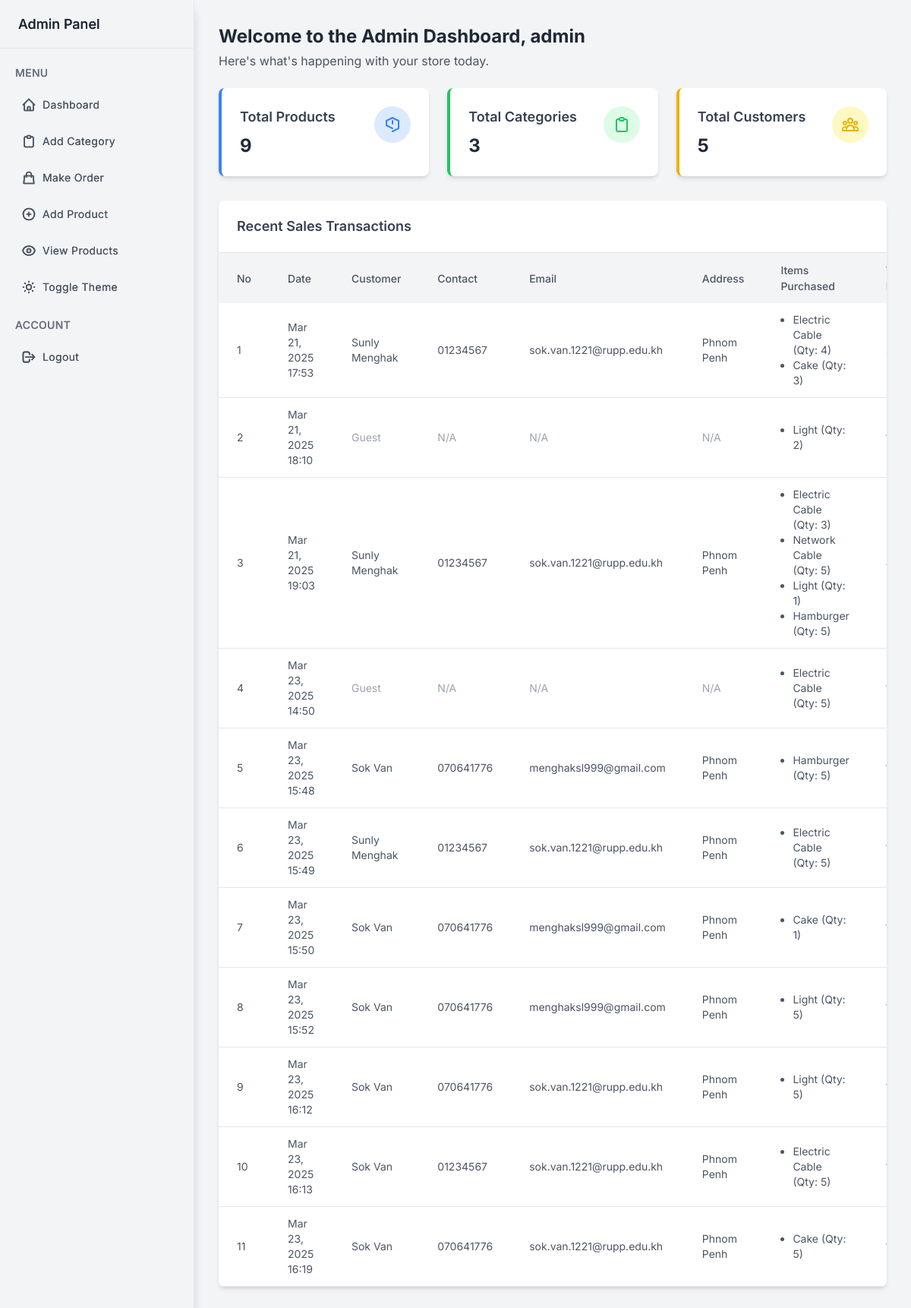
The page /src/dashboard.php (signed in) on the database its author committed.
### tables this page shows
CREATE TABLE `sales` (
  `SaleID` int(11) NOT NULL,
  `CustomerID` int(11) DEFAULT NULL,
  `UserID` int(11) DEFAULT NULL,
  `SaleDate` timestamp NOT NULL DEFAULT current_timestamp(),
  `TotalAmount` decimal(10,2) NOT NULL
);

CREATE TABLE `customers` (
  `CustomerID` int(11) NOT NULL,
  `ContactNumber` varchar(20) DEFAULT NULL,
  `Email` varchar(100) DEFAULT NULL,
  `CustomerName` varchar(255) NOT NULL,
  `CustomerAddress` text DEFAULT NULL
);

### src/dashboard.php (the view, shortened to what this page needs)
<?php
require_once __DIR__ . '/../db/connection_db.php';
$username = $_SESSION['Username'];
$sale_no = 0;
$sql_products = "SELECT COUNT(*) AS total_products FROM products";
$result_products = $conn->query($sql_products);
$total_products = $result_products->fetch_assoc()['total_products'] ?? 0;
$sql_categories = "SELECT COUNT(*) AS total_categories FROM categories";
$result_categories = $conn->query($sql_categories);
$total_categories = $result_categories->fetch_assoc()['total_categories'] ?? 0;
$sql_customers = "SELECT COUNT(*) AS total_customers FROM customers";
$result_customers = $conn->query($sql_customers);
$total_customers = $result_customers->fetch_assoc()['total_customers'] ?? 0;
$sql_recent_sales = "SELECT
    s.SaleID,
    s.SaleDate,
    s.TotalAmount,
    c.CustomerName,
    c.ContactNumber,
    c.Email,
    c.CustomerAddress,
    GROUP_CONCAT(
        CONCAT(p.ProductName, ' (Qty: ', si.Quantity, ')')
    ) AS PurchasedItems,
    COUNT(si.ProductID) AS TotalItemsPurchased
FROM
    sales s
LEFT JOIN
    customers c ON s.CustomerID = c.CustomerID
LEFT JOIN
    saleItems si ON s.SaleID = si.SaleID
LEFT JOIN
    products p ON si.ProductID = p.ProductID
GROUP BY
    s.SaleID
ORDER BY
    s.SaleDate ASC";
$result_recent_sales = $conn->query($sql_recent_sales);
$recent_sales = $result_recent_sales->fetch_all(MYSQLI_ASSOC);
?>
<!DOCTYPE html>
<html lang="en" class="h-full">
<head>
    <script src="https://cdn.tailwindcss.com"></script>
</head>
<body class="bg-gray-100 dark:bg-gray-900 min-h-screen">
<?php include 'sidebar.php';
if (file_exists('sidebar.php')) {
    include 'sidebar.php';
} else {
    error_log("sidebar.php not found");
}
?>
<div class="transition-all duration-300 ease-in-out md:ml-64 p-4 sm:p-6 lg:p-8">
    <div class="mb-6">
        <h1 class="text-xl sm:text-2xl font-bold text-gray-800 dark:text-white">Welcome to the Admin Dashboard, <?php echo htmlspecialchars($username); ?></h1>
        <p class="text-gray-600 dark:text-gray-400 mt-1">Here's what's happening with your store today.</p>
    </div>
    <div class="grid grid-cols-1 sm:grid-cols-2 lg:grid-cols-3 gap-4 sm:gap-6">
        <div class="bg-white dark:bg-gray-800 p-4 sm:p-6 shadow-md rounded-lg border-l-4 border-blue-500 transition-transform duration-200 hover:scale-105">
            <div class="flex justify-between items-start">
                <div>
                    <h3 class="text-base sm:text-lg font-semibold text-gray-700 dark:text-gray-200">Total Products</h3>
                    <p class="text-xl sm:text-2xl font-bold text-gray-800 dark:text-white mt-2"><?php echo $total_products; ?></p>
                </div>
                <div class="p-3 bg-blue-100 dark:bg-blue-900/30 rounded-full">
                    <svg class="w-6 h-6 text-blue-500" fill="none" stroke="currentColor" viewBox="0 0 24 24">
                        <path stroke-linecap="round" stroke-linejoin="round" stroke-width="2" d="M20 7l-8-4-8 4m16 0v10l-8 4m0-10V7m0 10l-8-4V7"></path>
                    </svg>
                </div>
            </div>
        </div>
        <div class="bg-white dark:bg-gray-800 p-4 sm:p-6 shadow-md rounded-lg border-l-4 border-green-500 transition-transform duration-200 hover:scale-105">
            <div class="flex justify-between items-start">
                <div>
                    <h3 class="text-base sm:text-lg font-semibold text-gray-700 dark:text-gray-200">Total Categories</h3>
                    <p class="text-xl sm:text-2xl font-bold text-gray-800 dark:text-white mt-2"><?php echo $total_categories; ?></p>
                </div>
                <div class="p-3 bg-green-100 dark:bg-green-900/30 rounded-full">
                    <svg class="w-6 h-6 text-green-500" fill="none" stroke="currentColor" viewBox="0 0 24 24">
                        <path stroke-linecap="round" stroke-linejoin="round" stroke-width="2" d="M9 5H7a2 2 0 00-2 2v12a2 2 0 002 2h10a2 2 0 002-2V7a2 2 0 00-2-2h-2M9 5a2 2 0 002 2h2a2 2 0 002-2M9 5a2 2 0 012-2h2a2 2 0 012 2"></path>
                    </svg>
                </div>
            </div>
        </div>
        <div class="bg-white dark:bg-gray-800 p-4 sm:p-6 shadow-md rounded-lg border-l-4 border-yellow-500 transition-transform duration-200 hover:scale-105">
            <div class="flex justify-between items-start">
                <div>
                    <h3 class="text-base sm:text-lg font-semibold text-gray-700 dark:text-gray-200">Total Customers</h3>
                    <p class="text-xl sm:text-2xl font-bold text-gray-800 dark:text-white mt-2"><?php echo $total_customers; ?></p>
                </div>
                <div class="p-3 bg-yellow-100 dark:bg-yellow-900/30 rounded-full">
                </div>
            </div>
        </div>
    </div>
    <div class="mt-8 bg-white dark:bg-gray-800 shadow-md rounded-lg overflow-hidden">
        <div class="px-4 sm:px-6 py-5 border-b border-gray-200 dark:border-gray-700">
            <h3 class="text-lg font-semibold text-gray-700 dark:text-gray-200">Recent Sales Transactions</h3>
        </div>
        <?php if (!empty($recent_sales)): ?>
            <div class="overflow-x-auto custom-scrollbar">
                <table class="min-w-full bg-white dark:bg-gray-800">
                    <thead>
                    <tr class="bg-gray-100 dark:bg-gray-700 text-gray-600 dark:text-gray-300 text-sm leading-normal">
                        <th class="py-3 px-4 sm:px-6 text-left font-medium">No</th>
                        <th class="py-3 px-4 sm:px-6 text-left font-medium">Date</th>
                        <th class="py-3 px-4 sm:px-6 text-left font-medium">Customer</th>
                        <th class="py-3 px-4 sm:px-6 text-left font-medium">Contact</th>
                        <th class="py-3 px-4 sm:px-6 text-left font-medium">Email</th>
                        <th class="py-3 px-4 sm:px-6 text-left font-medium">Address</th>
                        <th class="py-3 px-4 sm:px-6 text-left font-medium">Items Purchased</th>
                        <th class="py-3 px-4 sm:px-6 text-left font-medium">Total Items</th>
                    </tr>
                    </thead>
                    <tbody class="text-gray-600 dark:text-gray-400 text-sm">
                    <?php foreach ($recent_sales as $sale): ?>
                        <tr class="border-b border-gray-200 dark:border-gray-700 hover:bg-gray-50 dark:hover:bg-gray-700/40 cursor-pointer sale-row"
                            data-no="<?= htmlspecialchars($sale_no += 1) ?>"
                            data-date="<?= htmlspecialchars(date('M j, Y H:i', strtotime($sale['SaleDate']))) ?>"
                            data-customer="<?= $sale['CustomerName'] ? htmlspecialchars($sale['CustomerName']) : 'Guest' ?>"
                            data-contact="<?= $sale['ContactNumber'] ? htmlspecialchars($sale['ContactNumber']) : 'N/A' ?>"
                            data-email="<?= $sale['Email'] ? htmlspecialchars($sale['Email']) : 'N/A' ?>"
                            data-address="<?= $sale['CustomerAddress'] ? htmlspecialchars($sale['CustomerAddress']) : 'N/A' ?>"
                            data-items="<?= htmlspecialchars($sale['PurchasedItems']) ?>"
                            data-total-items="<?= htmlspecialchars($sale['TotalItemsPurchased']) ?>"
                            data-total-amount="<?= htmlspecialchars(number_format($sale['TotalAmount'], 2)) ?>">
                            <td class="py-3 px-4 sm:px-6"><?= htmlspecialchars($sale_no) ?></td>
                            <td class="py-3 px-4 sm:px-6"><?= htmlspecialchars(date('M j, Y H:i', strtotime($sale['SaleDate']))) ?></td>
                            <td class="py-3 px-4 sm:px-6">
                                <?= $sale['CustomerName'] ? htmlspecialchars($sale['CustomerName']) : '<span class="text-gray-400 dark:text-gray-500">Guest</span>' ?>
                            </td>
                            <td class="py-3 px-4 sm:px-6">
                                <?= $sale['ContactNumber'] ? htmlspecialchars($sale['ContactNumber']) : '<span class="text-gray-400 dark:text-gray-500">N/A</span>' ?>
                            </td>
                            <td class="py-3 px-4 sm:px-6">
                                <?= $sale['Email'] ? htmlspecialchars($sale['Email']) : '<span class="text-gray-400 dark:text-gray-500">N/A</span>' ?>
                            </td>
                            <td class="py-3 px-4 sm:px-6">
                                <?= $sale['CustomerAddress'] ? htmlspecialchars($sale['CustomerAddress']) : '<span class="text-gray-400 dark:text-gray-500">N/A</span>' ?>
                            </td>
                            <td class="py-3 px-4 sm:px-6">
                                <ul class="list-disc pl-4">
                                    <?php if ($sale['PurchasedItems']): ?>
                                        <?php foreach (explode(',', $sale['PurchasedItems']) as $item): ?>
                                            <li><?= htmlspecialchars(trim($item)) ?></li>
                                        <?php endforeach; ?>
                                    <?php else: ?>
                                        <span class="text-gray-400 dark:text-gray-500">No items</span>
                                    <?php endif; ?>
                                </ul>
                            </td>
                            <td class="py-3 px-4 sm:px-6"><?= htmlspecialchars($sale['TotalItemsPurchased']) ?></td>
                        </tr>
                    <?php endforeach; ?>
                    </tbody>
                </table>
            </div>
        <?php endif; ?>
    </div>
</div>
</body>
</html>

### src/dashboard.php (style rules this page uses)
body { font-family: 'Inter', sans-serif; }

### rows shown on the page
sales: sale_no "1", SaleDate "Mar 21, 2025 17:53", CustomerID.CustomerName "Sunly Menghak", CustomerID.ContactNumber "01234567", CustomerID.Email "sok.van.1221@rupp.edu.kh", CustomerID.CustomerAddress "Phnom Penh", item "Electric Cable (Qty: 4)", item "Cake (Qty: 3)"
sales: sale_no "2", SaleDate "Mar 21, 2025 18:10", shows "Guest", shows "N/A", item "Light (Qty: 2)"
sales: sale_no "3", SaleDate "Mar 21, 2025 19:03", CustomerID.CustomerName "Sunly Menghak", CustomerID.ContactNumber "01234567", CustomerID.Email "sok.van.1221@rupp.edu.kh", CustomerID.CustomerAddress "Phnom Penh", item "Electric Cable (Qty: 3)", item "Network Cable (Qty: 5)", item "Light (Qty: 1)", item "Hamburger (Qty: 5)"
sales: sale_no "4", SaleDate "Mar 23, 2025 14:50", shows "Guest", shows "N/A", item "Electric Cable (Qty: 5)"
sales: sale_no "5", SaleDate "Mar 23, 2025 15:48", CustomerID.CustomerName "Sok Van", CustomerID.ContactNumber "070641776", CustomerID.Email "menghaksl999@gmail.com", CustomerID.CustomerAddress "Phnom Penh", item "Hamburger (Qty: 5)"
sales: sale_no "6", SaleDate "Mar 23, 2025 15:49", CustomerID.CustomerName "Sunly Menghak", CustomerID.ContactNumber "01234567", CustomerID.Email "sok.van.1221@rupp.edu.kh", CustomerID.CustomerAddress "Phnom Penh", item "Electric Cable (Qty: 5)"
sales: sale_no "7", SaleDate "Mar 23, 2025 15:50", CustomerID.CustomerName "Sok Van", CustomerID.ContactNumber "070641776", CustomerID.Email "menghaksl999@gmail.com", CustomerID.CustomerAddress "Phnom Penh", item "Cake (Qty: 1)"
sales: sale_no "8", SaleDate "Mar 23, 2025 15:52", CustomerID.CustomerName "Sok Van", CustomerID.ContactNumber "070641776", CustomerID.Email "menghaksl999@gmail.com", CustomerID.CustomerAddress "Phnom Penh", item "Light (Qty: 5)"
sales: sale_no "9", SaleDate "Mar 23, 2025 16:12", CustomerID.CustomerName "Sok Van", CustomerID.ContactNumber "070641776", CustomerID.Email "sok.van.1221@rupp.edu.kh", CustomerID.CustomerAddress "Phnom Penh", item "Light (Qty: 5)"
sales: sale_no "10", SaleDate "Mar 23, 2025 16:13", CustomerID.CustomerName "Sok Van", CustomerID.ContactNumber "01234567", CustomerID.Email "sok.van.1221@rupp.edu.kh", CustomerID.CustomerAddress "Phnom Penh", item "Electric Cable (Qty: 5)"
sales: sale_no "11", SaleDate "Mar 23, 2025 16:19", CustomerID.CustomerName "Sok Van", CustomerID.ContactNumber "070641776", CustomerID.Email "sok.van.1221@rupp.edu.kh", CustomerID.CustomerAddress "Phnom Penh", item "Cake (Qty: 5)"

### other values the page prints
$username "admin"
$total_products "9"
$total_categories "3"
$total_customers "5"
